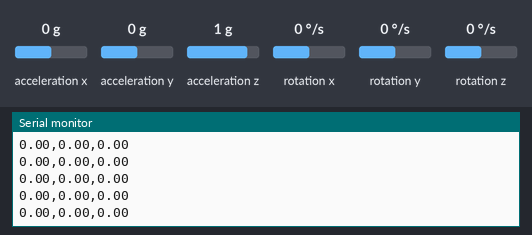
Recording of a sketch running on a simulated Arduino Uno, built with avr-gcc and run on an emulated ATmega328P. Parts: the last lines printed to the serial monitor. Inputs (shaded band) come from the test bench; at power-on: acceleration x 0 g, acceleration y 0 g, acceleration z 1 g, rotation z 0 °/s, rotation x 0 °/s, rotation y 0 °/s.

Above: at 1.4 s.
1.5 s: acceleration x set to -1.4 g
At 2.2 s:
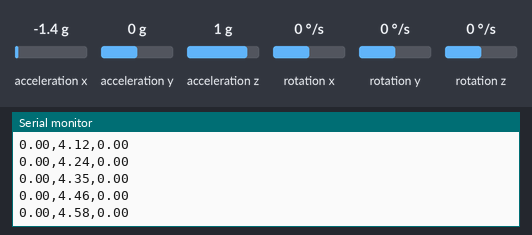
3.0 s: acceleration y set to -0.8 g
At 3.8 s:
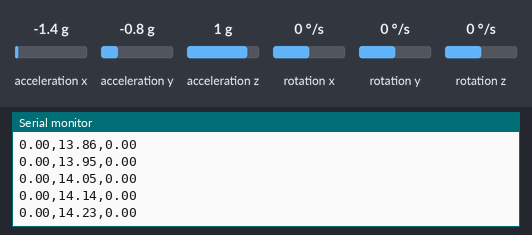
6.0 s: acceleration z set to -1.4 g
At 6.9 s:
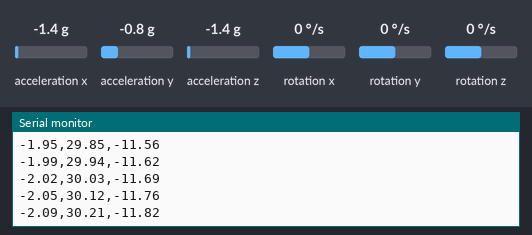
7.5 s: rotation z set to 192 °/s
At 8.4 s:
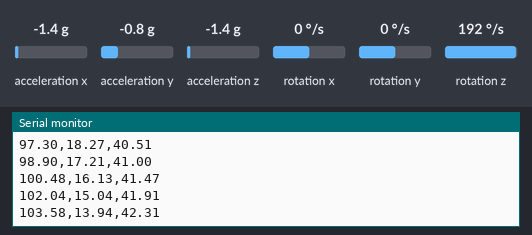
10.5 s: rotation x set to -192 °/s
At 11.5 s:
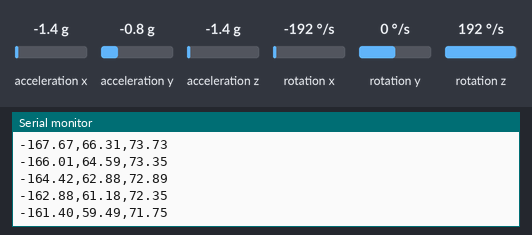
Timing chart, 0 to 13.0 s (numbered marks = the images above; inputs shaded):
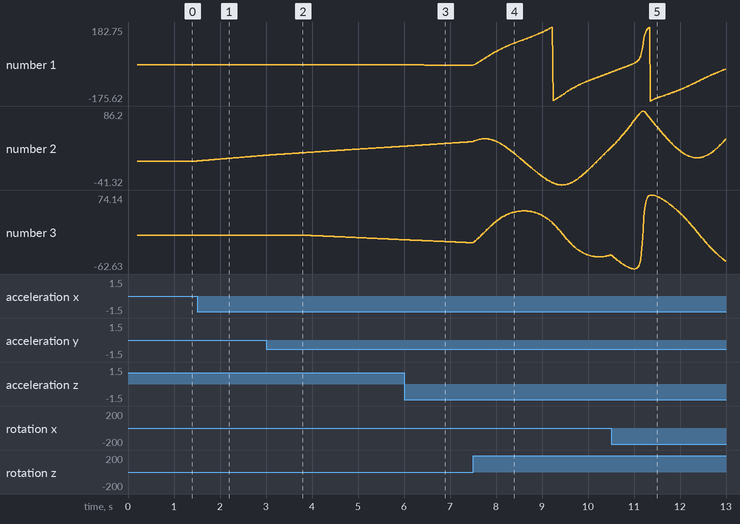

Measured:
- after the input at 1.5 s, the serial monitor: prints a new line at once (image 1)
- plotted number 2: 0 → 9.92 after the input at 1.5 s

The sketch:

Orientation2.ino
```cpp
#include "I2Cdev.h"
#include "MPU6050.h"
#include "Wire.h"
#include "MadgwickAHRS.h"

MPU6050 mpu;
float acc_gyro[6];
float ypr[3];
float ypr_drift[3];

Madgwick m_filter;

unsigned long prev_time = 0;
unsigned long ypr_reset_counter[3];

void setup()
{
    Wire.begin();

    Serial.begin(115200);
    while (!Serial);

    mpu.initialize();
    mpu.setXGyroOffset(-6189);
    mpu.setYGyroOffset(526);
    mpu.setZGyroOffset(2757);
    mpu.setXAccelOffset(71);
    mpu.setYAccelOffset(-24);
    mpu.setZAccelOffset(-17);
    mpu.CalibrateAccel(6);
    mpu.CalibrateGyro(6);

    delay(100);

    m_filter.begin(100); // Hz

    delay(100);

    prev_time = micros()/1000000;
}

void loop()
{
    int16_t acc_gyro_raw[6];
    mpu.getMotion6(&acc_gyro_raw[0], &acc_gyro_raw[1], &acc_gyro_raw[2], &acc_gyro_raw[3], &acc_gyro_raw[4], &acc_gyro_raw[5]);

    for(int k = 0; k < 6; k++)
    {
      acc_gyro[k] = acc_gyro_raw[k] / ((k < 3) ? 16384.0 : 131.0);
    }

    // const float acc_thresh = 0.1;
    const float gyro_thresh = 1.0;
    // ax = (abs(ax) < acc_thresh) ? 0.0 : ax;
    // ay = (abs(ay) < acc_thresh) ? 0.0 : ay;
    // az = (abs(az) < acc_thresh) ? 0.0 : az;
    acc_gyro[3] = (abs(acc_gyro[3]) < gyro_thresh) ? 0.0 : acc_gyro[3];
    acc_gyro[4] = (abs(acc_gyro[4]) < gyro_thresh) ? 0.0 : acc_gyro[4];
    acc_gyro[5] = (abs(acc_gyro[5]) < gyro_thresh) ? 0.0 : acc_gyro[5];

    // Serial.print(ax);
    // Serial.print(",");
    // Serial.print(ay);
    // Serial.print(",");
    // Serial.print(az);
    // Serial.print(",");
    // Serial.print(gx);
    // Serial.print(",");
    // Serial.print(gy);
    // Serial.print(",");
    // Serial.println(gz);

    m_filter.updateIMU(acc_gyro[3], acc_gyro[4], acc_gyro[5], acc_gyro[0], acc_gyro[1], acc_gyro[2]);
    ypr[0] = m_filter.getYaw() - 180;
    ypr[1] = m_filter.getPitch();
    ypr[2] = m_filter.getRoll();

    const unsigned long reset_time = 1.0;
    const float thresh_angle = 3.0;
    unsigned long dt = micros()/1000000 - prev_time;
    prev_time = micros()/1000000;

    for(int k = 0; k < 3; k++)
    {
      ypr_reset_counter[k] = (abs(ypr[k]) < thresh_angle) ? ypr_reset_counter[k] + dt : 0.0;
      if(ypr_reset_counter[k] > reset_time) ypr_drift[k] = ypr[k];
    }

    Serial.print(ypr[0] - ypr_drift[0]);
    Serial.print(",");
    Serial.print(ypr[1] - ypr_drift[1]);
    Serial.print(",");
    Serial.println(ypr[2] - ypr_drift[2]);

    delay(10);
}
```
